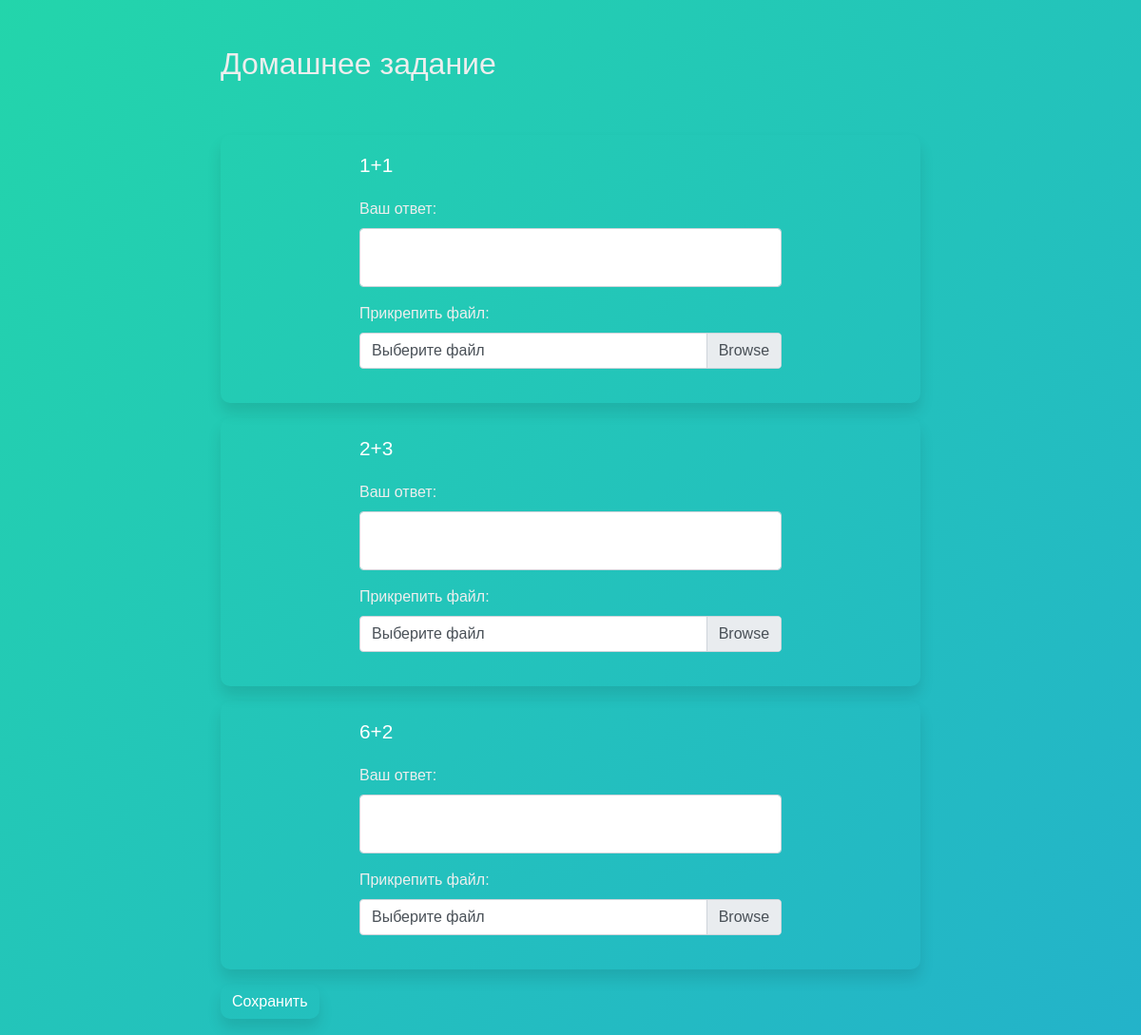
Page /homework/7/ (signed in) on the committed database.
### tutorapp/models.py (models this page shows)
class Task(models.Model):
    homework = models.ForeignKey(Homework, related_name='tasks', on_delete=models.CASCADE)
    exercise = models.TextField()
    answer = models.TextField()

### tutorapp/views.py (the view, shortened to what this page needs)
# urls.py: path('homework/<int:homework_id>/', views.homework_page, name='homework_page'),
def homework_page(request, homework_id):
    homework = Homework.objects.get(id=homework_id)  # Получение домашнего задания по идентификатору.
    tasks = Task.objects.filter(homework=homework)  # Получение заданий для домашнего задания.
    student = request.user.student  # Получение текущего студента.
    return render(request, 'homework_page.html', {'homework': homework, 'tasks': tasks})

### templates/homework_page.html (shortened to what this page needs)
<!DOCTYPE html>
<html lang="en">
<head>
    <link rel="stylesheet" href="https://stackpath.bootstrapcdn.com/bootstrap/4.3.1/css/bootstrap.min.css">
</head>
<body class="bg-light">
    <div class="container py-5">
        <h2 class="mb-4">Домашнее задание</h2>
        <form method="POST" enctype="multipart/form-data">
            {% for task in tasks %}
                <div class="card mb-3">
                    <div class="card-body">
                        <h5 class="card-title">{{ task.exercise }}</h5>
                        <div class="form-group">
                            <label for="task_answer_{{ task.id }}">Ваш ответ:</label>
                            <textarea name="task_answer_{{ task.id }}" id="task_answer_{{ task.id }}" class="form-control"></textarea>
                        </div>
                        <div class="form-group">
                            <label for="task_file_{{ task.id }}">Прикрепить файл:</label>
                            <div class="custom-file">
                                <label class="custom-file-label" for="task_file_{{ task.id }}">Выберите файл</label>
                            </div>
                        </div>
                    </div>
                </div>
            {% endfor %}
            <button type="submit" class="btn btn-success mt-3">Сохранить</button>
        </form>
    </div>
</body>
</html>

### templates/homework_page.html (style rules this page uses)
body { font-family: 'Arial', sans-serif; background: linear-gradient(-45deg, #ee7752, #e73c7e, #23a6d5, #23d5ab); background-size: 400% 400%; animation: gradient-background 15s ease-in-out infinite; color: #eee; }
.container { max-width: 800px; margin: 0 auto; padding: 2em; box-sizing: border-box; display: grid; grid-gap: 2em; }
.card { background-color: transparent; border: none; transition: all 0.3s ease; margin-bottom: 2em; display: flex; flex-direction: column; align-items: center; justify-content: center; border-radius: 10px; box-shadow: 0px 10px 15px rgba(0, 0, 0, 0.1); word-wrap: break-word; }
.btn { background-color: transparent; border: none; transition: all 0.3s ease; margin-bottom: 2em; display: flex; flex-direction: column; align-items: center; justify-content: center; border-radius: 10px; box-shadow: 0px 10px 15px rgba(0, 0, 0, 0.1); word-wrap: break-word; }
h5.card-title { color: #fff; font-size: 1.3em; margin-bottom: 1em; transition: all 0.3s ease; max-width: 500px; word-wrap: break-word; }
textarea { border-radius: 5px; transition: all 0.3s ease; padding: 5px; overflow: hidden; resize: none; min-height: 40px; }

### rows in the picture
Task: exercise "1+1"
Task: exercise "2+3"
Task: exercise "6+2"
